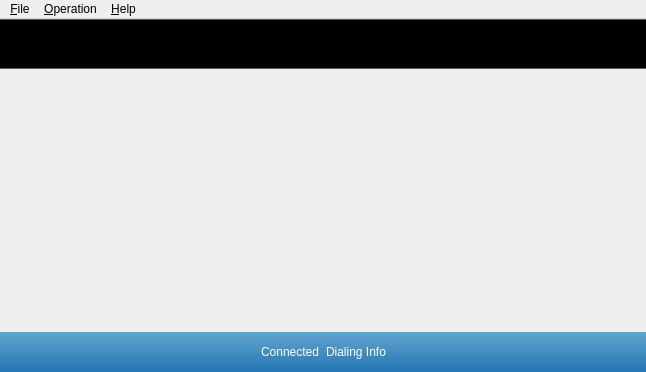
<?xml version="1.0" encoding="UTF-8"?>
<ui version="4.0">
 <class>MainWindow</class>
 <widget class="QMainWindow" name="MainWindow">
  <property name="geometry">
   <rect>
    <x>0</x>
    <y>0</y>
    <width>646</width>
    <height>372</height>
   </rect>
  </property>
  <property name="windowTitle">
   <string>MainWindow</string>
  </property>
  <property name="styleSheet">
   <string notr="true"/>
  </property>
  <widget class="QWidget" name="centralwidget">
   <layout class="QVBoxLayout" name="verticalLayout">
    <property name="spacing">
     <number>0</number>
    </property>
    <property name="margin">
     <number>0</number>
    </property>
    <item>
     <widget class="QStackedWidget" name="stackedWidget"/>
    </item>
    <item>
     <widget class="QWidget" name="widget" native="true">
      <property name="sizePolicy">
       <sizepolicy hsizetype="Minimum" vsizetype="Minimum">
        <horstretch>0</horstretch>
        <verstretch>0</verstretch>
       </sizepolicy>
      </property>
      <property name="minimumSize">
       <size>
        <width>0</width>
        <height>40</height>
       </size>
      </property>
      <property name="maximumSize">
       <size>
        <width>16777215</width>
        <height>40</height>
       </size>
      </property>
      <property name="styleSheet">
       <string notr="true">#widget {background: qlineargradient(spread:pad, x1:1, y1:1, x2:1, y2:0, stop:0 rgba(35, 119,179, 255), stop:1 rgba(99, 164, 207, 255));
}
QLabel {
color: rgb(255, 255, 255);
}
</string>
      </property>
      <layout class="QHBoxLayout" name="horizontalLayout">
       <item>
        <spacer name="horizontalSpacer">
         <property name="orientation">
          <enum>Qt::Horizontal</enum>
         </property>
         <property name="sizeHint" stdset="0">
          <size>
           <width>249</width>
           <height>19</height>
          </size>
         </property>
        </spacer>
       </item>
       <item>
        <widget class="QLabel" name="label">
         <property name="text">
          <string>Connected</string>
         </property>
        </widget>
       </item>
       <item>
        <widget class="QLabel" name="label_2">
         <property name="text">
          <string>Dialing Info</string>
         </property>
        </widget>
       </item>
       <item>
        <spacer name="horizontalSpacer_2">
         <property name="orientation">
          <enum>Qt::Horizontal</enum>
         </property>
         <property name="sizeHint" stdset="0">
          <size>
           <width>249</width>
           <height>19</height>
          </size>
         </property>
        </spacer>
       </item>
      </layout>
     </widget>
    </item>
   </layout>
  </widget>
  <widget class="QMenuBar" name="menubar">
   <property name="geometry">
    <rect>
     <x>0</x>
     <y>0</y>
     <width>646</width>
     <height>21</height>
    </rect>
   </property>
   <widget class="QMenu" name="menu_File">
    <property name="title">
     <string>&amp;File</string>
    </property>
    <addaction name="actionSettings"/>
    <addaction name="actionExit"/>
   </widget>
   <widget class="QMenu" name="menu_Operation">
    <property name="title">
     <string>&amp;Operation</string>
    </property>
    <addaction name="actionConnection"/>
    <addaction name="actionStatistic"/>
    <addaction name="actionVoice"/>
    <addaction name="actionSMS"/>
    <addaction name="actionPhonebook"/>
    <addaction name="actionRecord"/>
   </widget>
   <widget class="QMenu" name="menu_About">
    <property name="title">
     <string>&amp;Help</string>
    </property>
    <addaction name="actionAbout"/>
    <addaction name="actionAbout_Qt"/>
   </widget>
   <addaction name="menu_File"/>
   <addaction name="menu_Operation"/>
   <addaction name="menu_About"/>
  </widget>
  <widget class="QToolBar" name="toolBar">
   <property name="minimumSize">
    <size>
     <width>0</width>
     <height>50</height>
    </size>
   </property>
   <property name="maximumSize">
    <size>
     <width>16777215</width>
     <height>50</height>
    </size>
   </property>
   <property name="windowTitle">
    <string>toolBar</string>
   </property>
   <property name="styleSheet">
    <string notr="true">background: qlineargradient(spread:pad, x1:1, y1:1, x2:1, y2:0, stop:0 rgba(35, 119,179, 255), stop:1 rgba(99, 164, 207, 255));</string>
   </property>
   <property name="movable">
    <bool>false</bool>
   </property>
   <property name="allowedAreas">
    <set>Qt::TopToolBarArea</set>
   </property>
   <property name="floatable">
    <bool>false</bool>
   </property>
   <attribute name="toolBarArea">
    <enum>TopToolBarArea</enum>
   </attribute>
   <attribute name="toolBarBreak">
    <bool>false</bool>
   </attribute>
  </widget>
  <action name="actionAbout">
   <property name="text">
    <string>About</string>
   </property>
  </action>
  <action name="actionSettings">
   <property name="text">
    <string>Settings</string>
   </property>
  </action>
  <action name="actionExit">
   <property name="text">
    <string>Exit</string>
   </property>
  </action>
  <action name="actionConnection">
   <property name="checkable">
    <bool>true</bool>
   </property>
   <property name="checked">
    <bool>true</bool>
   </property>
   <property name="text">
    <string>Connection</string>
   </property>
  </action>
  <action name="actionStatistic">
   <property name="checkable">
    <bool>true</bool>
   </property>
   <property name="text">
    <string>Statistic</string>
   </property>
  </action>
  <action name="actionVoice">
   <property name="checkable">
    <bool>true</bool>
   </property>
   <property name="text">
    <string>Voice</string>
   </property>
  </action>
  <action name="actionSMS">
   <property name="checkable">
    <bool>true</bool>
   </property>
   <property name="text">
    <string>SMS</string>
   </property>
  </action>
  <action name="actionPhonebook">
   <property name="checkable">
    <bool>true</bool>
   </property>
   <property name="text">
    <string>Phonebook</string>
   </property>
  </action>
  <action name="actionRecord">
   <property name="checkable">
    <bool>true</bool>
   </property>
   <property name="text">
    <string>Record</string>
   </property>
  </action>
  <action name="actionAbout_Qt">
   <property name="text">
    <string>About Qt</string>
   </property>
  </action>
 </widget>
 <resources/>
 <connections/>
</ui>
